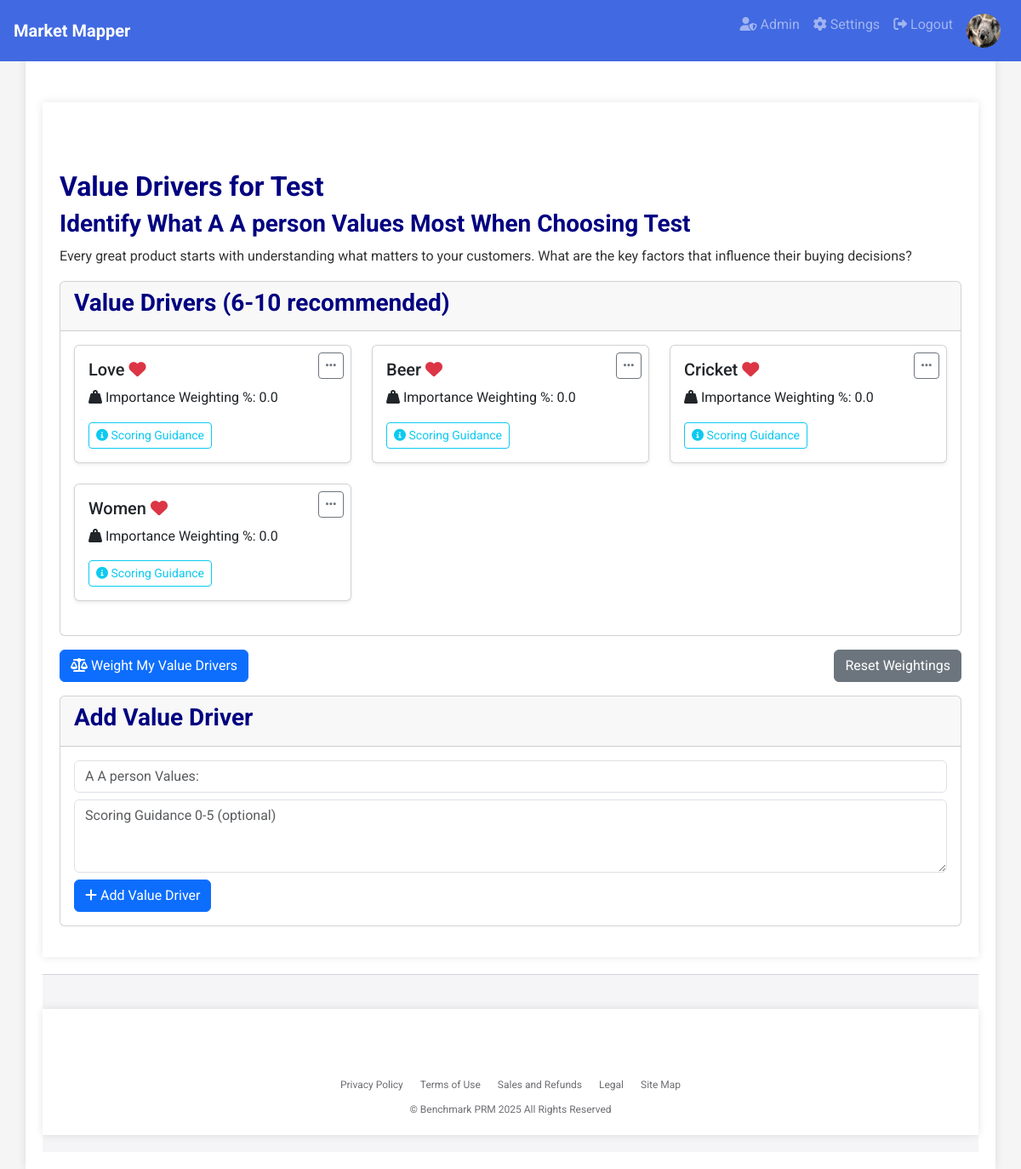
Screenshot of /manage/5/value_drivers (signed in) with the database file from the repository.
### app.py (models this page shows, shortened)
class User(db.Model, UserMixin):
    id = db.Column(db.Integer, primary_key=True)
    username = db.Column(db.String(20), unique=True, nullable=False)
    email = db.Column(db.String(120), unique=True, nullable=False)  # Added email field
    password_hash = db.Column(db.String(128), nullable=False)
    profile_image = db.Column(db.String(255), nullable=True)  # Add profile_image field
    role = db.Column(db.String(50), nullable=False)  # Add role field

class Project(db.Model):
    id = db.Column(db.Integer, primary_key=True)
    name = db.Column(db.String(100), nullable=False)
    category = db.Column(db.String(100), nullable=False)  # Add category field
    target_customer = db.Column(db.String(100), nullable=False)  # Add target_customer field
    country = db.Column(db.String(100), nullable=False)  # Add country field
    user_id = db.Column(db.Integer, db.ForeignKey('user.id'), nullable=False)
    has_market_map = db.Column(db.Boolean, default=False)  # EXACTLY like this
    shared_users = db.relationship('User', secondary='project_user', backref='shared_projects')

class ValueDriver(db.Model):
    id = db.Column(db.Integer, primary_key=True)
    value_driver = db.Column(db.String(100), nullable=False)
    measured_by = db.Column(db.String(100))
    weighting = db.Column(db.Float, default=0.0)  # Changed to Float for more precision
    project_id = db.Column(db.Integer, db.ForeignKey('project.id'), nullable=False)

### app.py (the view, shortened to what this page needs)
@app.route('/manage/<int:project_id>/value_drivers', methods=['GET', 'POST'])
@login_required
def value_drivers(project_id):
    project = Project.query.get_or_404(project_id)
    if project.user_id != current_user.id and current_user not in project.shared_users:
        flash('You are not authorized to manage this project.', 'danger')
        return redirect(url_for('dashboard'))
    value_drivers = ValueDriver.query.filter_by(project_id=project_id).all()
    comparisons = {}  # Initialize comparisons as an empty dictionary
    comparison_results = ComparisonResult.query.filter_by(project_id=project_id).all()
    value_drivers_dict = {vd.id: vd.value_driver for vd in value_drivers}
    return render_template('value_drivers.html', project=project, value_drivers=value_drivers, comparisons=comparisons, comparison_results=comparison_results, value_drivers_dict=value_drivers_dict)

### app.py (called while the page is built)
@login_manager.user_loader
def load_user(user_id):
    return User.query.get(int(user_id))

### templates/value_drivers.html (shortened to what this page needs)
{% extends 'base.html' %}
{% block content %}
<div class="container">
    <h1>Value Drivers for {{ project.name }}</h1>
    <h2>Identify What A {{ project.target_customer }} Values Most When Choosing {{ project.category}}  </h2>
    <p>Every great product starts with understanding what matters to your customers. What are the key factors that influence their buying decisions?</p>
    <div class="card mb-3">
        <div class="card-header">
            <h2>Value Drivers (6-10 recommended)</h2>
        </div>
        <div class="card-body">
            {% if value_drivers %}
                <div class="row">
                    {% for vd in value_drivers|sort(attribute='weighting', reverse=True) %}
                    <div class="col-md-4">
                        <div class="card mb-4 shadow-sm">
                            <div class="card-body position-relative">
                                <div class="dropdown position-absolute top-0 end-0 m-2">
                                    <button class="btn btn-sm btn-outline-secondary" type="button" id="dropdownMenuButton{{ vd.id }}" data-bs-toggle="dropdown" aria-haspopup="true" aria-expanded="false">
                                        <i class="fas fa-ellipsis-h"></i>
                                    </button>
                                </div>
                                <h5 class="card-title">{{ vd.value_driver }} <i class="fas fa-heart text-danger"></i></h5>
                                <p class="card-text">
                                    <i class="fas fa-weight-hanging"></i> Importance Weighting %: {{ vd.weighting|round(1) }}
                                </p></p>
                                <button type="button" class="btn btn-sm btn-outline-info" data-bs-toggle="modal" data-bs-target="#scoringModal{{ vd.id }}">
                                    <i class="fas fa-info-circle"></i> Scoring Guidance
                                </button>
                            </div>
                        </div>
                    </div>
                    {% endfor %}
                </div>
            {% else %}
                <p>No value drivers yet.</p>
            {% endif %}
        </div>
    </div>
    {% set all_weighted = value_drivers|length >= 2 and value_drivers|map(attribute='weighting')|sum > 0 %}
    {% if value_drivers|length >= 2 %}
        <div class="d-flex flex-column flex-md-row justify-content-between mb-3">
            {% if not all_weighted %}
                <form method="post">
                    <a href="{{ url_for('pairwise_comparison', project_id=project.id) }}" class="btn btn-primary mb-2 mb-md-0"><i class="fas fa-balance-scale"></i> Weight My Value Drivers</a>
                </form>
            {% endif %}
            <form method="POST" style="display: inline;">
                <button type="submit" name="reset_weightings" class="btn btn-secondary">Reset Weightings</button>
            </form>
        </div>
    {% endif %}
    <div class="card mb-3">
        <div class="card-header">
            <h2>Add Value Driver</h2>
        </div>
        <div class="card-body">
            <form method="POST">
                <input type="text" name="value_driver" placeholder="A {{ project.target_customer }} Values:" required class="form-control mb-2">
                <textarea name="measured_by" placeholder="Scoring Guidance 0-5 (optional)" class="form-control mb-2" rows="3"></textarea>
                <button type="submit" name="add_value_driver" class="btn btn-primary"><i class="fas fa-plus"></i> Add Value Driver</button>
            </form>
        </div>
    </div>
{% endblock %}

### templates/base.html (shortened to what this page needs)
<!DOCTYPE html>
<html lang="en">
<head>
    <link rel="stylesheet" href="https://stackpath.bootstrapcdn.com/bootstrap/4.5.2/css/bootstrap.min.css">
    <link rel="stylesheet" href="https://cdnjs.cloudflare.com/ajax/libs/font-awesome/6.0.0/css/all.min.css">
    <link href="https://cdn.jsdelivr.net/npm/bootstrap@5.3.2/dist/css/bootstrap.min.css" rel="stylesheet">
</head>
<body>
    <nav class="navbar navbar-expand-lg navbar-dark justify-content-between">
        <a class="navbar-brand" href="/">
            <span>Market Mapper</span>
        </a>
        <div class="collapse navbar-collapse" id="navbarNav">
            <ul class="navbar-nav ml-auto">
                {% if current_user.is_authenticated %}
                    {% if current_user.role == 'admin' %}
                        <li class="nav-item">
                            <a class="nav-link" href="{{ url_for('admin.index') }}" title="Admin">
                                <i class="fas fa-user-shield"></i> Admin
                            </a>
                        </li>
                    {% endif %}
                    <li class="nav-item">
                        <a class="nav-link" href="{{ url_for('settings') }}" title="Settings">
                            <i class="fas fa-cog"></i> Settings
                        </a>
                    </li>
                    <li class="nav-item">
                        <a class="nav-link" href="{{ url_for('logout') }}" title="Logout">
                            <i class="fas fa-sign-out-alt"></i> Logout
                        </a>
                    </li>
                    <li class="nav-item">
                        <div class="nav-link">
                            <div class="profile-image-container">
                                {% if current_user.profile_image %}
                                    <img src="{{ url_for('static', filename='uploads/' + current_user.profile_image) }}" alt="Profile Image" class="profile-image">
                                {% else %}
                                    <img src="{{ url_for('static', filename='uploads/default_profile.png') }}" alt="Profile Image" class="profile-image">
                                {% endif %}
                            </div>
                        </div>
                    </li>
                {% endif %}
            </ul>
        </div>
    </nav>
    <div class="container">
        {% block content %}{% endblock %}
    </div>
    <footer class="footer">
        <div class="container">
            <ul class="footer-links">
                <li><a href="#">Privacy Policy</a></li>
                <li><a href="#">Terms of Use</a></li>
                <li><a href="#">Sales and Refunds</a></li>
                <li><a href="#">Legal</a></li>
                <li><a href="#">Site Map</a></li>
            </ul>
            <div class="footer-copyright">
                &copy; Benchmark PRM 2025 All Rights Reserved
            </div>
        </div>
    </footer>
</body>
</html>

### templates/base.html (style rules this page uses)
body { font-family: 'Roboto', sans-serif; background-color: #F5F5F5; color: #333333; line-height: 1.6; margin: 0; }
h1, h2, h3 { color: #000080; font-weight: 700; }
h1 { font-size: 32px; }
h2 { font-size: 28px; }
a { color: #4169E1; }
.navbar { background-color: #4169E1; padding: 0.5rem 1rem; position: fixed; width: 100%; top: 0; z-index: 100; }
.navbar-brand { display: flex; align-items: center; }
.navbar-brand span { font-weight: bold; font-size: 1.25rem; }
.container { background-color: #FFFFFF; padding: 20px; margin-top: 20px; box-shadow: 0 0 10px rgba(0,0,0,0.1); padding-top: 80px; }
.footer { background-color: #f5f5f7; color: #6e6e73; padding: 20px 0; font-size: 12px; border-top: 1px solid #d2d2d7; width: 100%; margin-top: 20px; }
.footer-links { list-style: none; padding: 0; margin: 0; display: flex; justify-content: center; }
.footer-links li { margin: 0 10px; }
.footer-links a { color: #6e6e73; text-decoration: none; }
.footer-copyright { margin-top: 10px; text-align: center; }
.profile-image-container { position: relative; display: inline-block; }
.profile-image { width: 40px; height: 40px; border-radius: 50%; }

### rows the page displays
User: profile_image (picture)
Project: name "Test", target_customer "A person", category "Test", value_driver "A A person Values:"
ValueDriver: value_driver "Love", weighting "0.0"
ValueDriver: value_driver "Beer", weighting "0.0"
ValueDriver: value_driver "Cricket", weighting "0.0"
ValueDriver: value_driver "Women", weighting "0.0"
